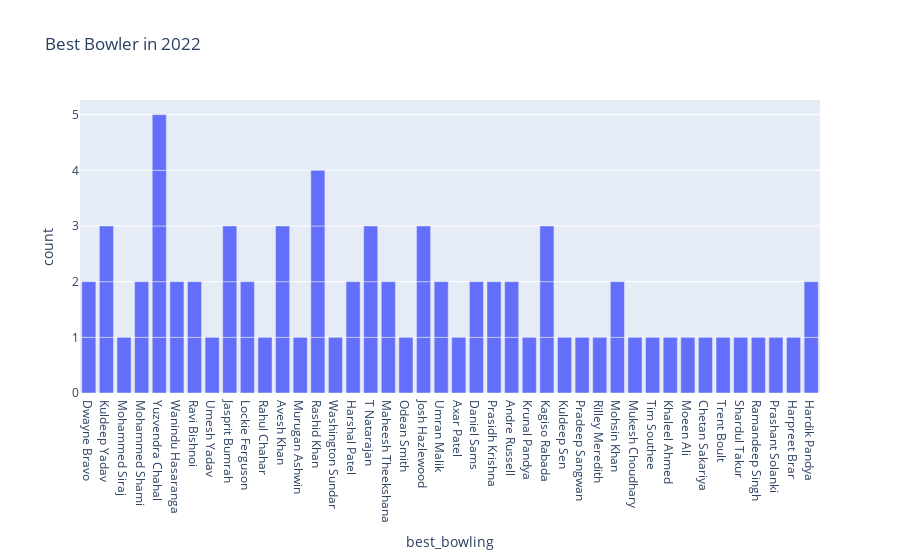

Here is the notebook cell this chart was saved with:
### Markdown cell above
Best Bowling --------------------------------------------------------------------

### Code cell
figure = px.bar(data , x = data["best_bowling"], title = "Best Bowler in 2022")
figure.show()

### Figure 1 — Plotly figure (JSON) as saved in the notebook; plotly's stock layout.template omitted (floating-point values rounded to 4 significant figures)
{"data": [{"alignmentgroup": "True", "hovertemplate": "best_bowling=%{x}<br>count=%{y}<extra></extra>", "legendgroup": "", "marker": {"color": "#636efa", "pattern": {"shape": ""}}, "name": "", "offsetgroup": "", "orientation": "v", "showlegend": false, "textposition": "auto", "type": "bar", "x": ["Dwayne Bravo", "Kuldeep Yadav", "Mohammed Siraj", "Mohammed Shami", "Yuzvendra Chahal", "Wanindu Hasaranga", "Ravi Bishnoi", "Umesh Yadav", "Jasprit Bumrah", "Lockie Ferguson", "Rahul Chahar", "Avesh Khan", "Yuzvendra Chahal", "Murugan Ashwin", "Ravi Bishnoi", "Rashid Khan", "Washington Sundar", "Harshal Patel", "Kuldeep Yadav", "Yuzvendra Chahal", "T Natarajan", "Maheesh Theekshana", "Odean Smith", "Lockie Ferguson", "T Natarajan", "Avesh Khan", "Josh Hazlewood", "Umran Malik", "Dwayne Bravo", "Yuzvendra Chahal", "Josh Hazlewood", "Axar Patel", "Daniel Sams", "Prasidh Krishna", "Andre Russell", "T Natarajan", "Krunal Pandya", "Kagiso Rabada", "Kuldeep Sen", "Umran Malik", "Kuldeep Yadav", "Kagiso Rabada", "Pradeep Sangwan", "Rilley Meredith", "Mohsin Khan", "Mukesh Choudhary", "Tim Southee", "Kagiso Rabada", "Maheesh Theekshana", "Khaleel Ahmed", "Rashid Khan", "Yuzvendra Chahal", "Avesh Khan", "Wanindu Hasaranga", "Moeen Ali", "Jasprit Bumrah", "Rashid Khan", "Chetan Sakariya", "Daniel Sams", "Harshal Patel", "Andre Russell", "Mohammed Shami", "Trent Boult", "Shardul Takur", "Ramandeep Singh", "Mohsin Khan", "Rashid Khan", "Prashant Solanki", "Jasprit Bumrah", "Harpreet Brar", "Hardik Pandya", "Josh Hazlewood", "Prasidh Krishna", "Hardik Pandya"], "xaxis": "x", "y": [1, 1, 1, 1, 1, 1, 1, 1, 1, 1, 1, 1, 1, 1, 1, 1, 1, 1, 1, 1, 1, 1, 1, 1, 1, 1, 1, 1, 1, 1, 1, 1, 1, 1, 1, 1, 1, 1, 1, 1, 1, 1, 1, 1, 1, 1, 1, 1, 1, 1, 1, 1, 1, 1, 1, 1, 1, 1, 1, 1, 1, 1, 1, 1, 1, 1, 1, 1, 1, 1, 1, 1, 1, 1], "yaxis": "y"}], "layout": {"autosize": true, "barmode": "relative", "legend": {"tracegroupgap": 0}, "title": {"text": "Best Bowler in 2022"}, "xaxis": {"anchor": "y", "autorange": true, "domain": [0, 1], "range": [-0.5, 41.5], "title": {"text": "best_bowling"}, "type": "category"}, "yaxis": {"anchor": "x", "autorange": true, "domain": [0, 1], "range": [0, 5.263], "title": {"text": "count"}, "type": "linear"}}}
